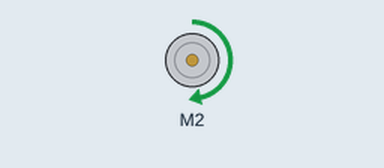
The sketch below on a simulated Arduino Uno, built with avr-gcc and run on an emulated ATmega328P. On the bench: DC motor (green arrow = forward, orange = backward, longer = faster).

Above: at 0.1 s.
Timing chart, 0 to 1.6 s (numbered marks = the images above):
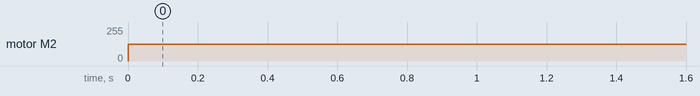

Measured:
- by itself, motor M2: stopped → forward 125/255 at 0.00 s

The sketch:

Buttons.ino
```cpp
#include <AFMotor.h>

// Define the pins the push buttons and limit switch are connected to
#define pushButtonSlow A2
#define pushButtonFast A3

// Connect the DC motor to M1 on the motor control board
AF_DCMotor DCmotor(2);

// Define variables to store the states of the push buttons
bool pushButtonStateSlow = HIGH;
bool pushButtonStateFast = HIGH;

int speed;
int direction;//FORWARD 2 BACKWARD 1

void setup() {
  // Set up serial communication to print things to the serial monitors
  Serial.begin (9600);

  // Set the speed of the DC motor. The speed input can be 0-255.
  DCmotor.setSpeed(255);

  // Start the motor off not moving
  DCmotor.run(RELEASE);

  // Configure the pins to to be input pins
  pinMode(pushButtonSlow, INPUT_PULLUP);
  pinMode(pushButtonFast, INPUT_PULLUP);

  speed = 125;
  direction = 1;
}

void loop() {
  // // Read the value of the pin as either HIGH or LOW
  // pushButtonStateSlow=digitalRead(pushButtonSlow);
  // pushButtonStateFast=digitalRead(pushButtonFast);

  // // Turn the motor slowly or quickly depending on which button is pressed
  // if (pushButtonStateSlow==LOW){
  //   //Serial.println("Slow");
  //   DCmotor.run(direction);
  //   DCmotor.setSpeed(0);
  //   speed = 25;
  //   if(direction == 1){
  //     direction = 2;
  //   }
  //   else{
  //     direction = 1;
  //   }

  // }
  // else if (pushButtonStateFast==LOW){
  //   //Serial.println("Fast");
  //   DCmotor.run(direction);
  //   DCmotor.setSpeed(speed);
  //   Serial.println(speed);
  //   speed = speed + 5;
  // }

  if (pushButtonStateFast == LOW && speed == 0){
    speed = 125;
  }
  if (pushButtonStateFast == LOW && speed == 125){
    speed = 0;
  }
  DCmotor.run(FORWARD);
  DCmotor.setSpeed(speed);


  // Wait 50 milliseconds before starting the void loop over again
  delay(50);
}
```
